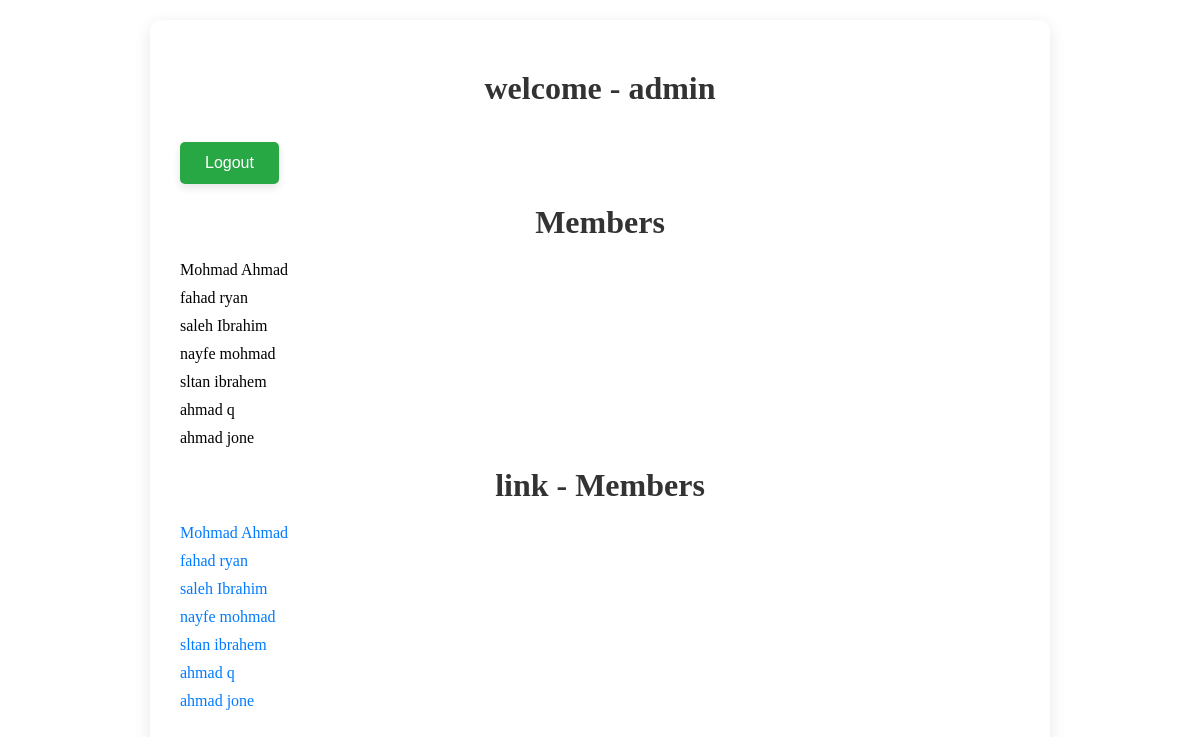
/members/ (signed in), run on the app's committed database.
### members/models.py (models this page shows, shortened)
class Member(models.Model):
  firstname = models.CharField(max_length=255 , )
  lastname = models.CharField(max_length=255)
  phone = models.IntegerField(null=True)
  joined_date = models.DateField(null=True)

### members/views.py (the view)
# urls.py: path('members/', views.members, name='members'),
@login_required
def members(request):
  mymembers = Member.objects.all().values()
  template = loader.get_template('all_members.html')
  context = {
    'mymembers': mymembers,
  }
  return HttpResponse(template.render(context, request))

### members/templates/all_members.html (shortened to what this page needs)
{% extends "master.html" %}
{%block content%}
<h1>welcome - {{user.username}} </h1>
<button onclick="document.getElementById('logoutform').submit()">Logout</button>
<h1>Members</h1>
<ul>
  {% for x in mymembers %}
    <li>{{ x.firstname }} {{ x.lastname }}</li>
  {% endfor %}
</ul>
<h1>link - Members</h1>
<ul>
  {% for x in mymembers %}
    <li><a href="details/{{ x.id }}">{{ x.firstname }} {{ x.lastname }}</a></li>
  {% endfor %}
</ul>
{% endblock %}

### members/templates/master.html (shortened to what this page needs)
{% load static %}
<!DOCTYPE html>
<html>
  <link rel="stylesheet" href="{% static 'a.css' %}">
<head>
</head>
<body class="container">
  {% block content %}
{% endblock %}
</body>
</html>

### members/static/a.css (style rules this page uses)
.container { background-color: white; border-radius: 12px; box-shadow: 0 4px 16px rgba(0, 0, 0, 0.1); padding: 30px; width: 100%; max-width: 900px; margin: 20px auto; box-sizing: border-box; }
a { text-decoration: none; color: #007bff; transition: color 0.3s ease; }
h1 { color: #333; font-size: 2rem; text-align: center; margin: 20px 0; font-weight: 600; }
ul { list-style-type: none; padding-left: 0; margin: 10px 0; }
li { margin-bottom: 10px; font-size: 16px; }
button { background-color: #28a745; color: white; border: none; padding: 12px 25px; cursor: pointer; border-radius: 5px; font-size: 16px; transition: background-color 0.3s ease; margin-top: 15px; box-shadow: 0 4px 8px rgba(0, 0, 0, 0.1); }

### data on the page
Member: firstname "Mohmad", lastname "Ahmad"
Member: firstname "fahad", lastname "ryan"
Member: firstname "saleh", lastname "Ibrahim"
Member: firstname "nayfe", lastname "mohmad"
Member: firstname "sltan", lastname "ibrahem"
Member: firstname "ahmad", lastname "q"
Member: firstname "ahmad", lastname "jone"

### other printed values
{{ user.username }} "admin"
